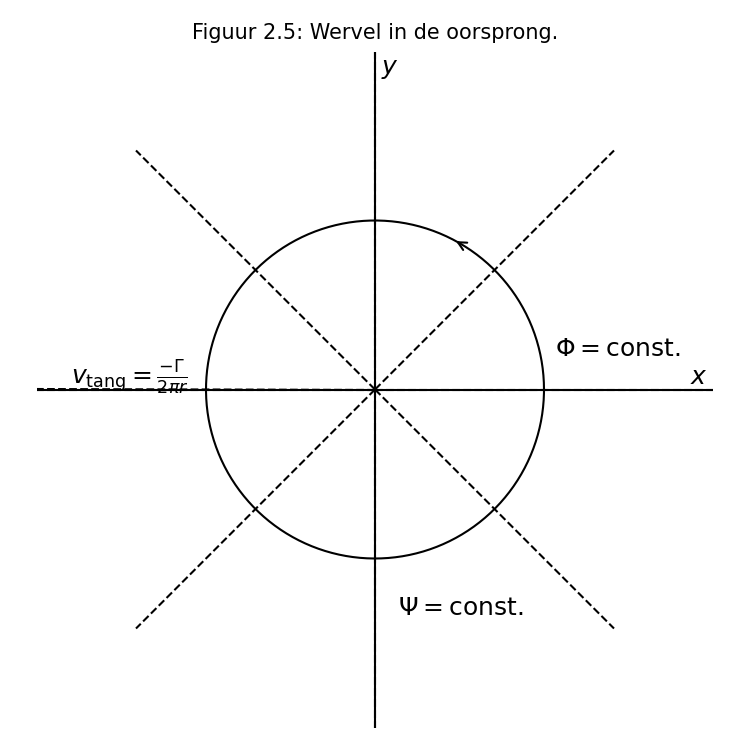

Write Python code to recreate this figure.
import numpy as np
import matplotlib.pyplot as plt
from matplotlib.patches import FancyArrowPatch

# Define grid
x = np.linspace(-3, 3, 400)
y = np.linspace(-3, 3, 400)
X, Y = np.meshgrid(x, y)

# Avoid division by zero
epsilon = 1e-5
r2 = X**2 + Y**2 + epsilon
r = np.sqrt(r2)

# Velocity field for vortex at origin (circulation Γ = 1)
Gamma = 1
U = -Gamma * Y / (2 * np.pi * r2)
V =  Gamma * X / (2 * np.pi * r2)

# Streamfunction and potential
psi = Gamma * np.log(r)
phi = -Gamma * np.arctan2(Y, X)

# Mask the singularity
mask = r < 0.05
U[mask] = np.nan
V[mask] = np.nan

# Plot setup
fig, ax = plt.subplots(figsize=(5, 5))

# Plot a single streamfunction line (Psi = 0) with arrows
circle_theta = np.linspace(0, 2*np.pi, 300)
R = 1.5
x_circle = R * np.cos(circle_theta)
y_circle = R * np.sin(circle_theta)
ax.plot(x_circle, y_circle, color='black', linewidth=1)

# Add an arrow to the circular streamline
arrow_pos = 50
ax.annotate('', xy=(x_circle[arrow_pos+1], y_circle[arrow_pos+1]),
            xytext=(x_circle[arrow_pos], y_circle[arrow_pos]),
            arrowprops=dict(arrowstyle='->', color='black'))

# Φ = const. (equipotential lines = radial dashed lines)
phi_lines = np.linspace(-np.pi, np.pi, 9)
for angle in phi_lines:
    ax.plot([0, 3*np.cos(angle)], [0, 3*np.sin(angle)], 'k--', linewidth=1)

# Axes
ax.axhline(0, color='black', linewidth=1)
ax.axvline(0, color='black', linewidth=1)

# Labels
ax.text(1.6, 0.3, r'$\Phi = \mathrm{const.}$', fontsize=12)
ax.text(0.2, -2.0, r'$\Psi = \mathrm{const.}$', fontsize=12)
ax.text(-2.7, 0.05, r'$v_{\mathrm{tang}} = \frac{-\Gamma}{2 \pi r}$', fontsize=12)
ax.text(2.8, 0.05, r'$x$', fontsize=12)
ax.text(0.05, 2.8, r'$y$', fontsize=12)

# Title
ax.set_title(r'Figuur 2.5: Wervel in de oorsprong.', fontsize=10)

# Formatting
ax.set_aspect('equal')
ax.set_xlim(-3, 3)
ax.set_ylim(-3, 3)
ax.axis('off')

plt.tight_layout()
# ✅ Get the script filename dynamically and save as pdf
import os
script_name = os.path.splitext(os.path.basename(__file__))[0]
filename = f"{script_name}.pdf"
plt.savefig(filename, format="pdf", bbox_inches="tight")
filename = f"{script_name}.png"
plt.savefig(filename, dpi=150)  # Save image with high resolution
plt.tight_layout()
plt.show()
